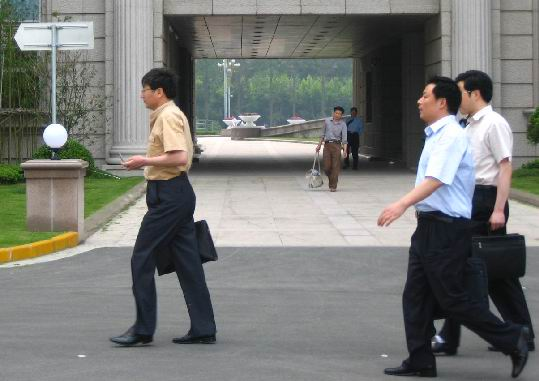
#> input picture persona/FudanPed00007.png, 539 x 381 px, found by its file name; its folder holds only this picture in this run
$ jupyter execute etiqueta_Edkir.ipynb
#> lines starting #> are read from the running program, lines starting #| are printed output that depends on the picture
[cell 1]
import cv2
import numpy as np
import matplotlib.pyplot as plt
import os

ruta_carpeta = "../parche/persona"
carpeta_destino = "../dataset/etiquetadas/persona"
imagenes = []

for archivo in os.listdir(ruta_carpeta):
    ruta_archivo = os.path.join(ruta_carpeta, archivo)
    if os.path.isfile(ruta_archivo) and archivo.lower().endswith(('.jpg', '.jpeg', '.png')):
        imagenes.append(ruta_archivo)

etiquetas = []

from IPython.display import display, clear_output

for i, ruta_imagen in enumerate(imagenes):
    imagen = cv2.imread(ruta_imagen)
#> imagen is the input picture: shape (381, 539, 3); mean B, G, R 117.4, 121, 120
    imagen = cv2.cvtColor(imagen, cv2.COLOR_BGR2GRAY)
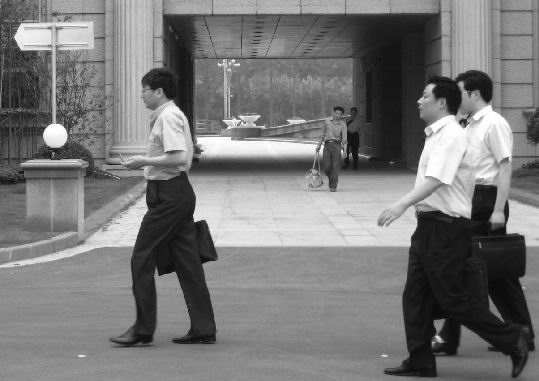
#> imagen: shape (381, 539); min 2, max 255, mean 120.3

    plt.figure()
#> (this line was passed over: IPython is not available in this run)
    plt.imshow(imagen, cmap='gray')
#> (this line was passed over: IPython is not available in this run)
    plt.axis('off')
#> (this line was passed over: IPython is not available in this run)
    display(plt.gcf())
#> (this line was passed over: IPython is not available in this run)

    etiqueta = input("Ingrese la etiqueta para esta imagen (o 'cancelar' para detener): ")
#> the answer given: ../../persona/FudanPed00007.png

    if etiqueta.lower() == 'cancelar':
        print("Proceso de etiquetado cancelado por el usuario.")
        break

    etiquetas.append(etiqueta)

    nombre_archivo_destino = 'persona' + str(i) + '_' + etiqueta + '.jpg'
    ruta_archivo_destino = os.path.join(carpeta_destino, nombre_archivo_destino)
    cv2.imwrite(ruta_archivo_destino, cv2.cvtColor(imagen, cv2.COLOR_GRAY2BGR))

    clear_output(wait=True)

print("Etiquetas recogidas: ", etiquetas)


$ run again, on persona/FudanPed00065.png
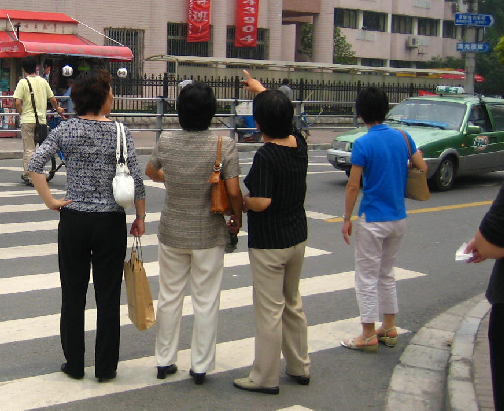
#> input picture persona/FudanPed00065.png, 504 x 411 px, found by its file name
#> imagen is the input picture: shape (411, 504, 3); mean B, G, R 101.8, 108.1, 114.6
#> `imagen = cv2.cvtColor(imagen, cv2.COLOR_BGR2GRAY)`:
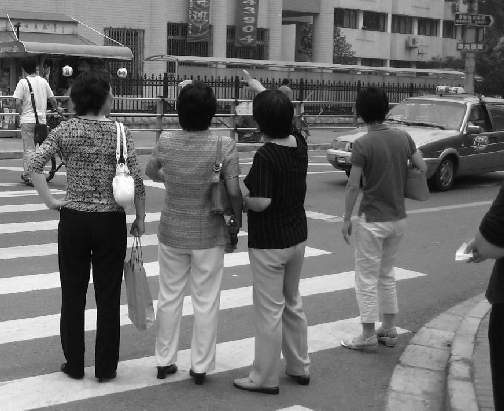
#> imagen: shape (411, 504); min 0, max 255, mean 109.3

$ run again, on persona/FudanPed00068.png
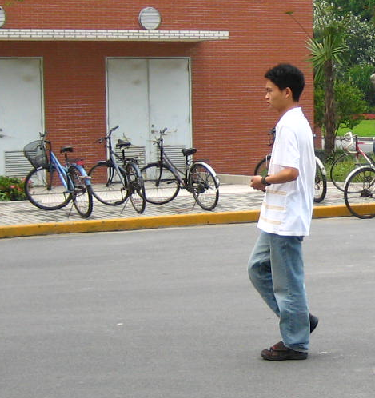
#> input picture persona/FudanPed00068.png, 375 x 398 px, found by its file name
#> imagen is the input picture: shape (398, 375, 3); mean B, G, R 128.8, 138.9, 150.3
#> `imagen = cv2.cvtColor(imagen, cv2.COLOR_BGR2GRAY)`:
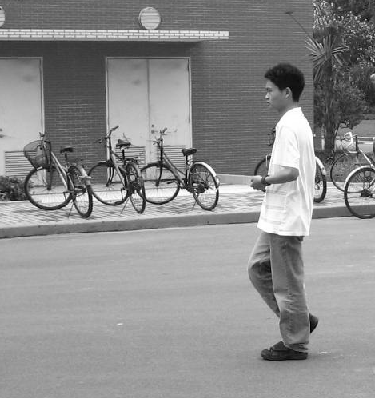
#> imagen: shape (398, 375); min 1, max 255, mean 141.2

$ run again, on persona/FudanPed00070.png
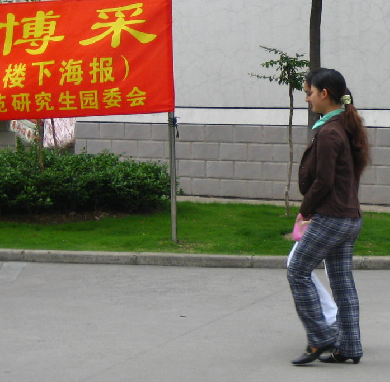
#> input picture persona/FudanPed00070.png, 390 x 382 px, found by its file name
#> imagen is the input picture: shape (382, 390, 3); mean B, G, R 103.9, 119.8, 133.6
#> `imagen = cv2.cvtColor(imagen, cv2.COLOR_BGR2GRAY)`:
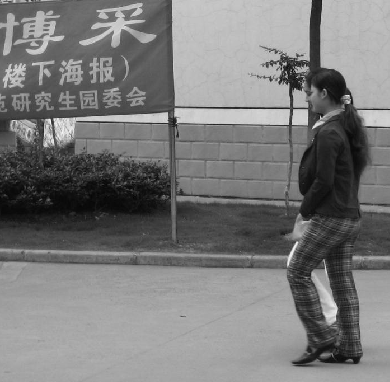
#> imagen: shape (382, 390); min 2, max 246, mean 122.1

$ run again, on persona/FudanPed00048.png
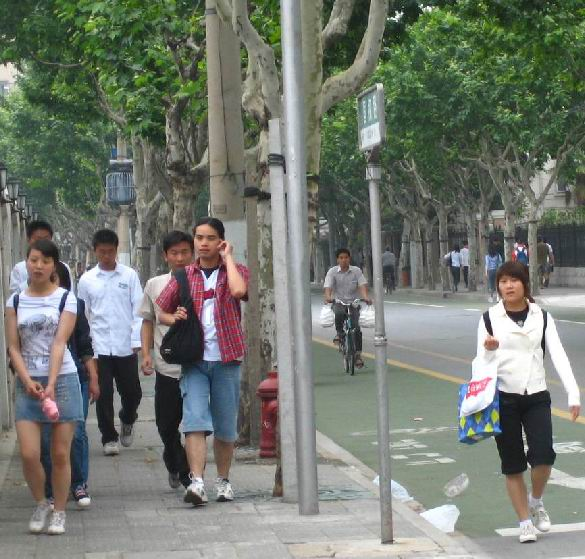
#> input picture persona/FudanPed00048.png, 585 x 559 px, found by its file name
#> imagen is the input picture: shape (559, 585, 3); mean B, G, R 111.4, 121.1, 115.7
#> `imagen = cv2.cvtColor(imagen, cv2.COLOR_BGR2GRAY)`:
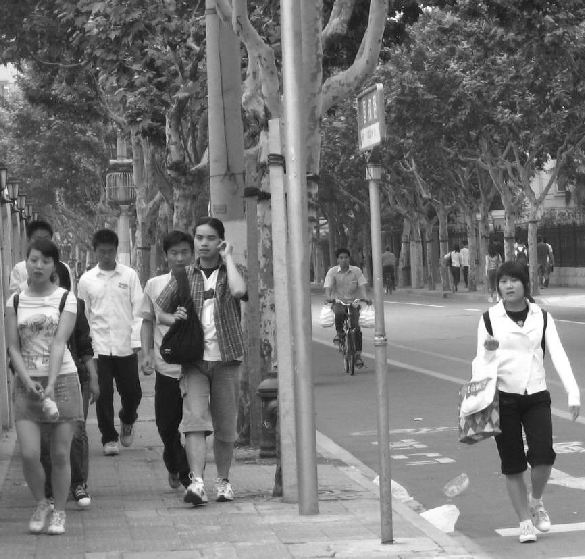
#> imagen: shape (559, 585); min 3, max 255, mean 118.4
